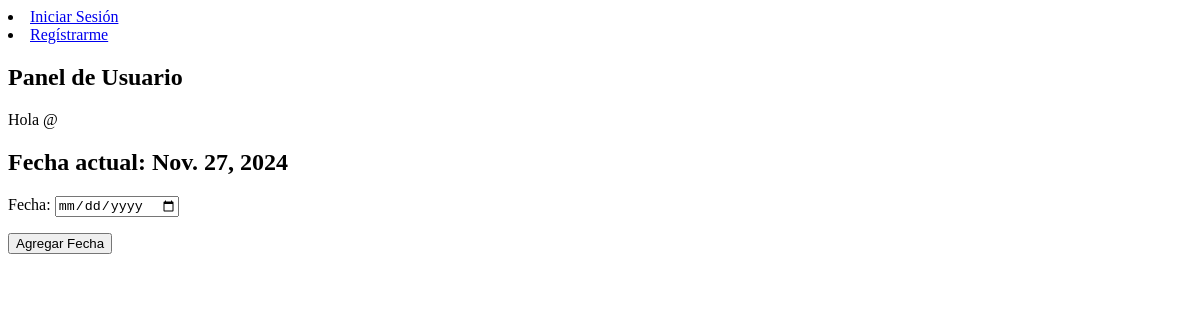
The page /panel/ on the database as committed earlier.
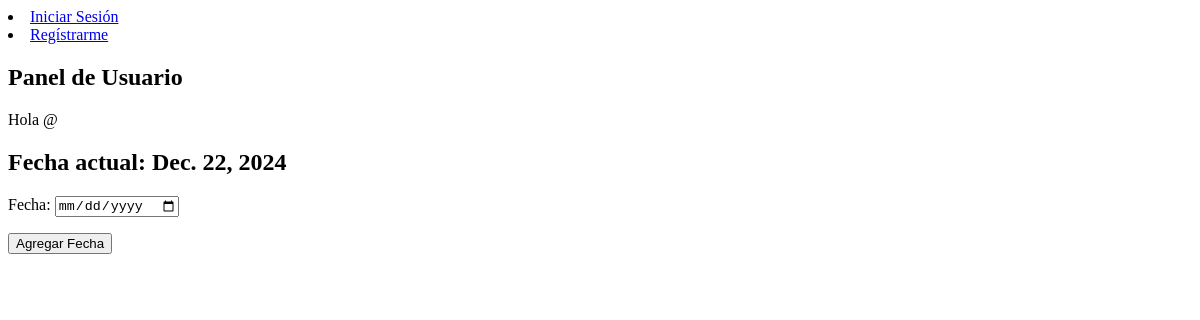
The same page on the database as committed later.
### tasks/models.py (models this page shows)
class Fecha(models.Model):
    fecha = models.DateField()

### tasks/views.py (the view)
# urls.py: path('panel/', views.panel, name='panel'),
def panel(request):
    fecha_reciente = Fecha.objects.order_by('-id').first()
    fecha_a_mostrar = fecha_reciente.fecha if fecha_reciente else timezone.now().date()
    if request.method == 'POST':
        form = FechaForm(request.POST)
        if form.is_valid():
            form.save()
            return redirect('panel')
    else:
        form = FechaForm()
    return render(request, 'panel.html', {'form': form, 'fecha_a_mostrar': fecha_a_mostrar})

### tasks/forms.py
class FechaForm(forms.ModelForm):
    class Meta:
        model = Fecha
        fields = ['fecha']
        widgets = {
            'fecha': forms.DateInput(attrs={'type': 'date'}),
        }

### tasks/templates/panel.html (shortened to what this page needs)
{% extends 'base.html' %}
{% block content %}
<h2>
    Panel de Usuario
</h2>
<p>
    Hola @{{user.username}}
</p>
<h2>Fecha actual: {{ fecha_a_mostrar }}</h2>
<form method="post">
    {{ form.as_p }}
    <button type="submit">Agregar Fecha</button>
</form>
{% endblock %}

### tasks/templates/base.html (shortened to what this page needs)
<!DOCTYPE html>
<html lang="es">
<head>
</head>
<body>
    <nav>
        {% if user.is_authenticated %}
        <li>
            <a href="/panel">Panel</a>
        </li>
        <li>
            <a href="/salir">Cerrar Sesión</a>
        </li>
        {% else %}
        <li>
            <a href="/ingreso">Iniciar Sesión</a>
        </li>
        <li>
            <a href="/registro">Regístrarme</a>
        </li>
        {% endif %}
    </nav>
    {% block content %}
    {% endblock %}
</body>
</html>

Rows that differ between the two databases and show on the page:
no longer on this page (row unchanged): Fecha: fecha "Nov. 27, 2024"
added Fecha: fecha "Dec. 22, 2024"
